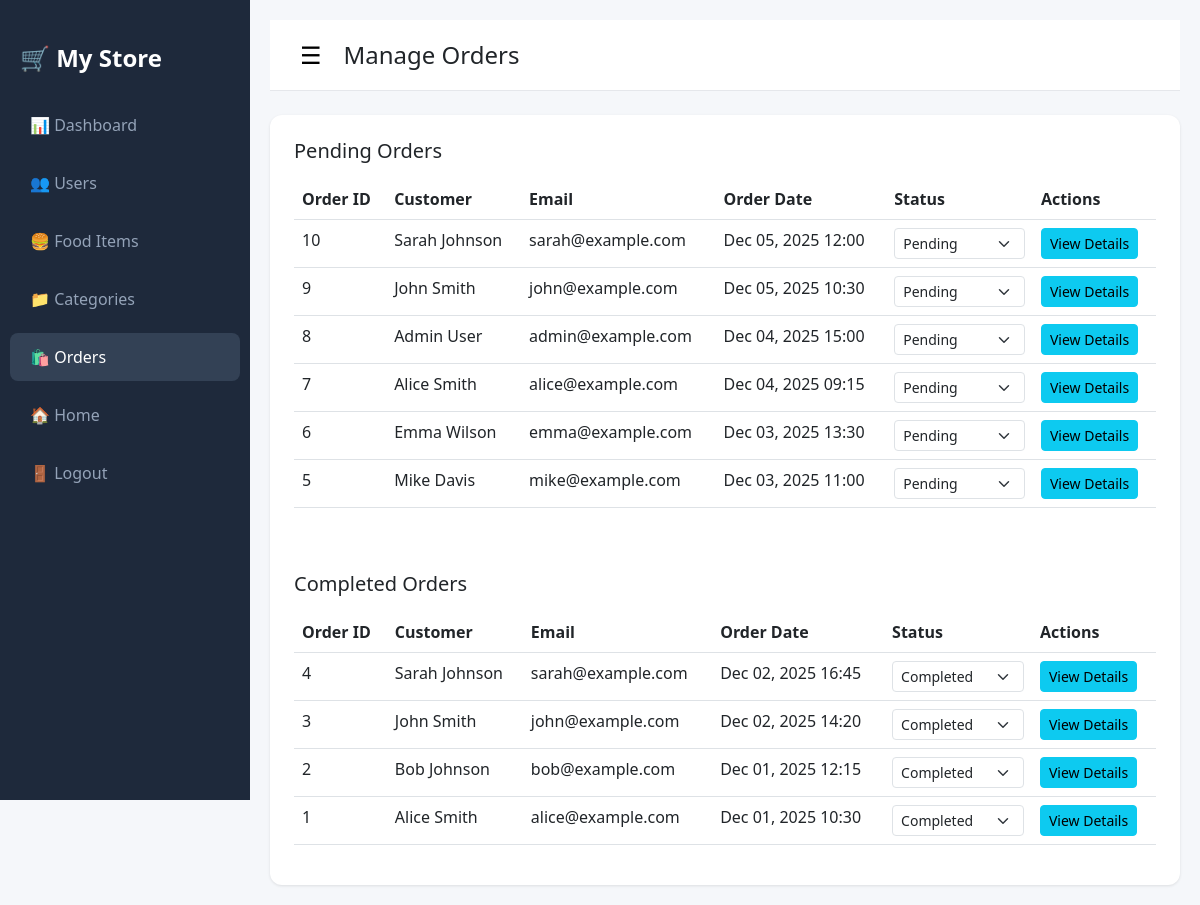
Page /modules/admin/orders.php (signed in) on the committed database.
### tables this page shows
CREATE TABLE `orders` (
  `id` int(10) UNSIGNED NOT NULL,
  `user_id` int(10) UNSIGNED NOT NULL,
  `status` tinyint(4) NOT NULL DEFAULT 0,
  `created_at` timestamp NOT NULL DEFAULT current_timestamp()
);

CREATE TABLE `users` (
  `id` int(10) UNSIGNED NOT NULL,
  `name` varchar(100) NOT NULL,
  `phone_number` varchar(20) DEFAULT NULL,
  `email` varchar(150) DEFAULT NULL,
  `password` varchar(255) NOT NULL,
  `role` tinyint(4) NOT NULL DEFAULT 0
);

### modules/admin/orders.php (the view, shortened to what this page needs)
<?php
require_once '../../config/db.php';
$pending_sql = "SELECT orders.*, users.name as user_name, users.email as user_email
        FROM orders
        LEFT JOIN users ON orders.user_id = users.id
        WHERE orders.status = 0
        ORDER BY orders.created_at DESC";
$pending_result = $conn->query($pending_sql);
$completed_sql = "SELECT orders.*, users.name as user_name, users.email as user_email
        FROM orders
        LEFT JOIN users ON orders.user_id = users.id
        WHERE orders.status = 1
        ORDER BY orders.created_at DESC";
$completed_result = $conn->query($completed_sql);
?>
<!DOCTYPE html>
<html lang="en">
<head>
    <link href="https://cdn.jsdelivr.net/npm/bootstrap@5.3.0/dist/css/bootstrap.min.css" rel="stylesheet">
</head>
<body>
    <div class="sidebar">
        <div class="brand">
            🛒 My Store
        </div>
        <nav class="nav flex-column">
            <a class="nav-link" href="index.php">
                <span>📊</span> Dashboard
            </a>
            <a class="nav-link" href="users.php">
                <span>👥</span> Users
            </a>
            <a class="nav-link" href="products.php">
                <span>🍔</span> Food Items
            </a>
            <a class="nav-link" href="categories.php">
                <span>📁</span> Categories
            </a>
            <a class="nav-link active" href="orders.php">
                <span>🛍️</span> Orders
            </a>
            <a class="nav-link" href="../../index.php">
                <span>🏠</span> Home
            </a>
            <a class="nav-link" href="../auth/logout.php">
                <span>🚪</span> Logout
            </a>
        </nav>
    </div>
    <div class="main-content">
        <div class="topbar d-flex justify-content-between align-items-center">
            <div class="d-flex align-items-center gap-3">
                <button class="menu-toggle" onclick="toggleSidebar()">
                    ☰
                </button>
                <h4 class="mb-0">Manage Orders</h4>
            </div>
        </div>
        <div class="data-table">
        <h5 class="mb-3">Pending Orders</h5>
        <div class="table-responsive mb-5">
            <table class="table table-hover">
                <thead>
                    <tr>
                        <th>Order ID</th>
                        <th>Customer</th>
                        <th>Email</th>
                        <th>Order Date</th>
                        <th>Status</th>
                        <th>Actions</th>
                    </tr>
                </thead>
                <tbody>
                    <?php if ($pending_result->num_rows > 0): ?>
                        <?php while($order = $pending_result->fetch_assoc()): ?>
                        <tr>
                            <td><?php echo $order['id']; ?></td>
                            <td><?php echo htmlspecialchars($order['user_name']); ?></td>
                            <td><?php echo htmlspecialchars($order['user_email']); ?></td>
                            <td><?php echo date('M d, Y H:i', strtotime($order['created_at'])); ?></td>
                            <td>
                                <form method="POST" action="process_order_status.php" style="display:inline;">
                                    <select name="status" class="form-select form-select-sm" onchange="this.form.submit()">
                                        <option value="0" selected>Pending</option>
                                    </select>
                                </form>
                            </td>
                            <td>
                                <button type="button" class="btn btn-sm btn-info"
                                        data-bs-toggle="modal"
                                        data-bs-target="#orderDetailsModal"
                                        onclick="viewOrderDetails(<?php echo $order['id']; ?>)">
                                    View Details
                                </button>
                            </td>
                        </tr>
                        <?php endwhile; ?>
                    <?php else: ?>
                        <tr>
                            <td colspan="6" class="text-center">No pending orders</td>
                        </tr>
                    <?php endif; ?>
                </tbody>
            </table>
        </div>
        <h5 class="mb-3">Completed Orders</h5>
        <div class="table-responsive">
            <table class="table table-hover">
                <thead>
                    <tr>
                        <th>Order ID</th>
                        <th>Customer</th>
                        <th>Email</th>
                        <th>Order Date</th>
                        <th>Status</th>
                        <th>Actions</th>
                    </tr>
                </thead>
                <tbody>
                    <?php if ($completed_result->num_rows > 0): ?>
                        <?php while($order = $completed_result->fetch_assoc()): ?>
                        <tr>
                            <td><?php echo $order['id']; ?></td>
                            <td><?php echo htmlspecialchars($order['user_name']); ?></td>
                            <td><?php echo htmlspecialchars($order['user_email']); ?></td>
                            <td><?php echo date('M d, Y H:i', strtotime($order['created_at'])); ?></td>
                            <td>
                                <form method="POST" action="process_order_status.php" style="display:inline;">
                                    <select name="status" class="form-select form-select-sm" onchange="this.form.submit()">
                                        <option value="1" selected>Completed</option>
                                    </select>
                                </form>
                            </td>
                            <td>
                                <button type="button" class="btn btn-sm btn-info"
                                        data-bs-toggle="modal"
                                        data-bs-target="#orderDetailsModal"
                                        onclick="viewOrderDetails(<?php echo $order['id']; ?>)">
                                    View Details
                                </button>
                            </td>
                        </tr>
                        <?php endwhile; ?>
                    <?php else: ?>
                        <tr>
                            <td colspan="6" class="text-center">No completed orders</td>
                        </tr>
                    <?php endif; ?>
                </tbody>
            </table>
        </div>
        </div>
    </div>
</body>
</html>

### modules/admin/orders.php (style rules this page uses)
body { background: #f5f7fa; }
.sidebar { background: #1e293b; min-height: 100vh; position: fixed; left: 0; top: 0; width: 250px; padding-top: 20px; }
.sidebar .brand { padding: 20px; font-size: 24px; font-weight: bold; color: white; }
.sidebar .nav-link { color: #94a3b8; padding: 12px 20px; margin: 5px 10px; border-radius: 8px; transition: all 0.3s; }
.sidebar .nav-link:hover, .sidebar .nav-link.active { background: #334155; color: white; }
.main-content { margin-left: 250px; padding: 20px; transition: margin-left 0.3s; }
.menu-toggle { background: none; border: none; font-size: 24px; cursor: pointer; }
.topbar { background: white; border-bottom: 1px solid #e5e7eb; padding: 16px 24px; margin-bottom: 24px; }
.data-table { background: white; border-radius: 12px; padding: 24px; box-shadow: 0 1px 3px rgba(0,0,0,0.1); }

### rows in the picture
orders: id "10", user.name "Sarah Johnson", user.email "sarah@example.com", created_at "Dec 05, 2025 12:00"
orders: id "9", user.name "John Smith", user.email "john@example.com", created_at "Dec 05, 2025 10:30"
orders: id "8", user.name "Admin User", user.email "admin@example.com", created_at "Dec 04, 2025 15:00"
orders: id "7", user.name "Alice Smith", user.email "alice@example.com", created_at "Dec 04, 2025 09:15"
orders: id "6", user.name "Emma Wilson", user.email "emma@example.com", created_at "Dec 03, 2025 13:30"
orders: id "5", user.name "Mike Davis", user.email "mike@example.com", created_at "Dec 03, 2025 11:00"
orders: id "4", user.name "Sarah Johnson", user.email "sarah@example.com", created_at "Dec 02, 2025 16:45"
orders: id "3", user.name "John Smith", user.email "john@example.com", created_at "Dec 02, 2025 14:20"
orders: id "2", user.name "Bob Johnson", user.email "bob@example.com", created_at "Dec 01, 2025 12:15"
orders: id "1", user.name "Alice Smith", user.email "alice@example.com", created_at "Dec 01, 2025 10:30"
